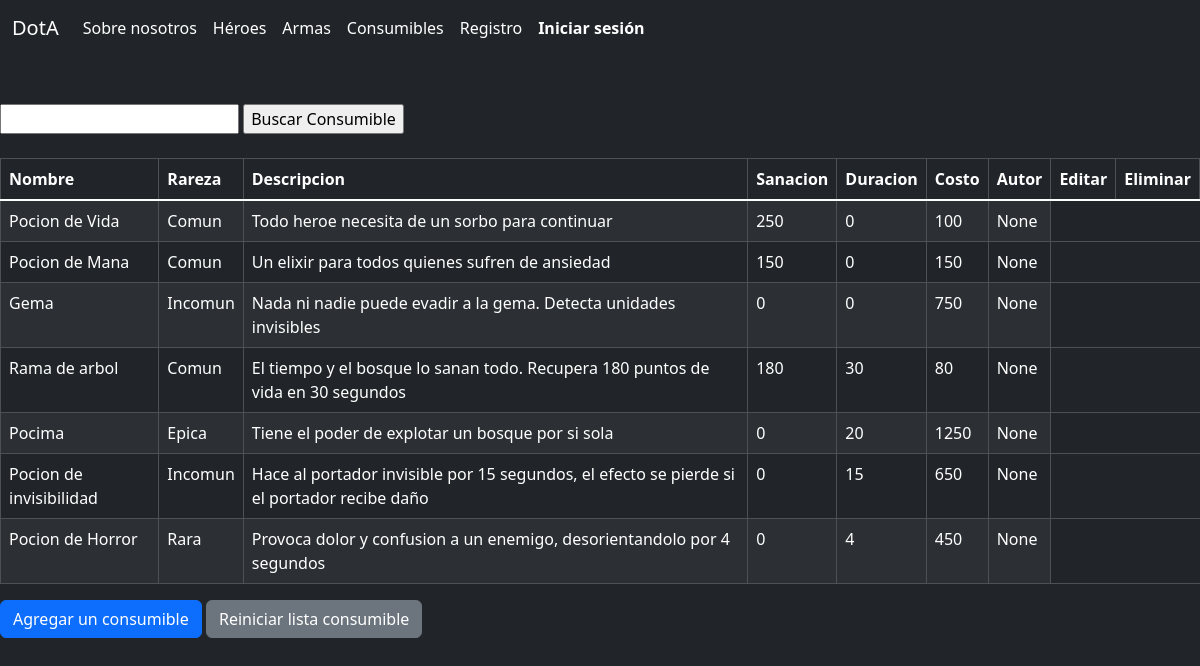
/preentrega3/consumibles, run on an earlier commit of the app's database.
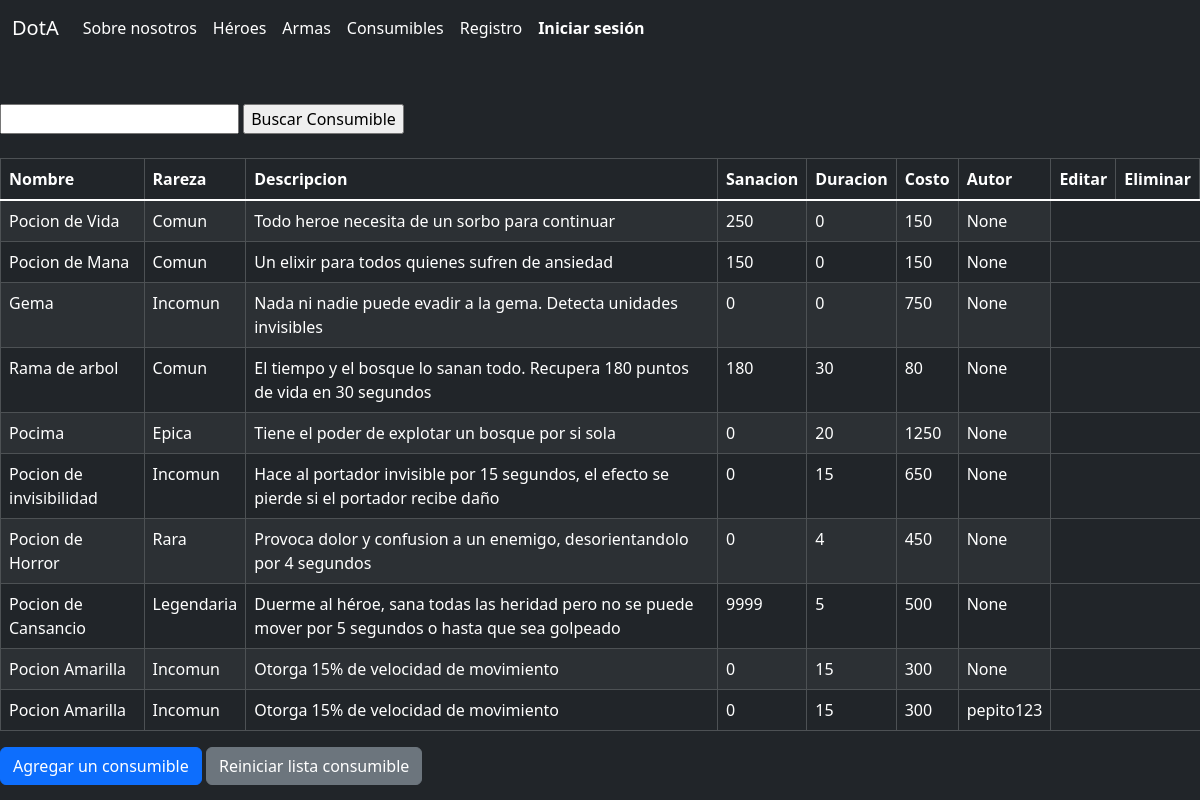
And on a later commit of the database.
### preentrega3/models.py (models this page shows, shortened)
class Consumible(models.Model):
    nombre = models.CharField(max_length=32)
    rareza = models.CharField(max_length=16)
    descripcion = models.CharField(max_length=256)
    sanacion = models.IntegerField(default=0)
    duracion = models.IntegerField(default=5)
    costo = models.IntegerField(default=1000)
    creador = models.ForeignKey(User, on_delete = models.SET_NULL, null = True)

### preentrega3/views.py (the view)
# urls.py: path('consumibles', lista_consumibles, name="consumibles"),
def lista_consumibles(request):
    context = {
        'consumibles' : Consumible.objects.all()
    }
    http_response = render(
        request = request,
        template_name= 'preentrega3/lista-consumibles.html',
        context= context
    )
    return http_response

### preentrega3/templates/preentrega3/lista-consumibles.html (shortened to what this page needs)
{% extends "layout.html" %}
{% block main %}
    <br><br>
    <form action="{% url 'buscar-consumible' %}" method="post">
        <input type="text" name="busqueda">
        <input type="submit" value="Buscar Consumible">
    </form>
    <br>
    <table class="table table-dark table-striped table-hover table-bordered">
        <thead>
            <tr>
                <th scope="col">Nombre</th>
                <th scope="col">Rareza</th>
                <th scope="col">Descripcion</th>
                <th scope="col">Sanacion</th>
                <th scope="col">Duracion</th>
                <th scope="col">Costo</th>
                <th scope="col">Autor</th>
                <th scope="col">Editar</th>
                <th scope="col">Eliminar</th>
            </tr>
        </thead>
        <tbody class="table-group-divider">
            {% for consumible in consumibles %}
            <tr>
                <td>{{consumible.nombre}}</td>
                <td>{{consumible.rareza}}</td>
                <td>{{consumible.descripcion}}</td>
                <td>{{consumible.sanacion}}</td>
                <td>{{consumible.duracion}}</td>
                <td>{{consumible.costo}}</td>
                <td>{{consumible.creador}}</td>
            </tr>
            {% endfor %}
        </tbody>
    </table>
    <a class="btn btn-primary" href="{% url 'crear-consumible' %}" role="button">Agregar un consumible</a>
    <a class="btn btn-secondary" href="{% url 'consumibles' %}" role="button">Reiniciar lista consumible</a>
{% endblock main %}

What changed in the data, as far as the page shows it:
changed Consumible "Pocion de Vida": costo "100" → "150"
added Consumible: nombre "Pocion de Cansancio", rareza "Legendaria", descripcion "Duerme al héroe, sana todas las heridad pero no se puede mover por 5 segundos o hasta que sea golpeado", sanacion "9999", duracion "5", costo "500", creador "None"
added Consumible: nombre "Pocion Amarilla", rareza "Incomun", descripcion "Otorga 15% de velocidad de movimiento", sanacion "0", duracion "15", costo "300", creador "None"
added Consumible: nombre "Pocion Amarilla", rareza "Incomun", descripcion "Otorga 15% de velocidad de movimiento", sanacion "0", duracion "15", costo "300", creador "pepito123"
